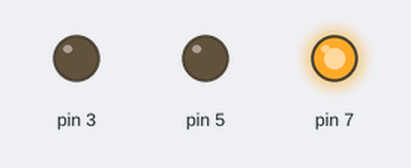
Bench run of a sketch on a simulated Arduino Uno, built with avr-gcc and run on an emulated ATmega328P. Shown: output pins drawn as LEDs (lit = HIGH).

Above: at 0.5 s.
At 1.5 s:
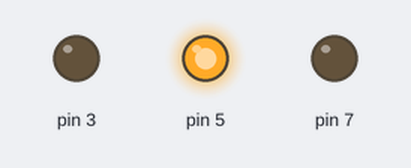
At 5.5 s:
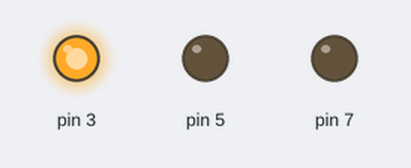
Timing chart, 0 to 6.9 s (numbered marks = the images above):
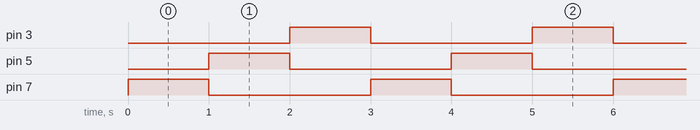

Measured:
- by itself, pin 3, pin 5, pin 7: alternates HIGH for 1.0 s and LOW for 2.0 s
- by itself, everything shown: repeats every 3.0 s, in 4 steps

The sketch:

_3lightblinker.ino
```cpp
void setup() {
  // put your setup code here, to run once:
  pinMode(7, OUTPUT);
  pinMode(5, OUTPUT);
  pinMode(3, OUTPUT);
}

void loop() {
  // put your main code here, to run repeatedly:
  digitalWrite(7, HIGH);
  delay(1000);
  digitalWrite(7, LOW);
  digitalWrite(5, HIGH);
  delay(1000);
  digitalWrite(5, LOW);
  digitalWrite(3, HIGH);
  delay(1000);
  digitalWrite(3, LOW);
}
```
